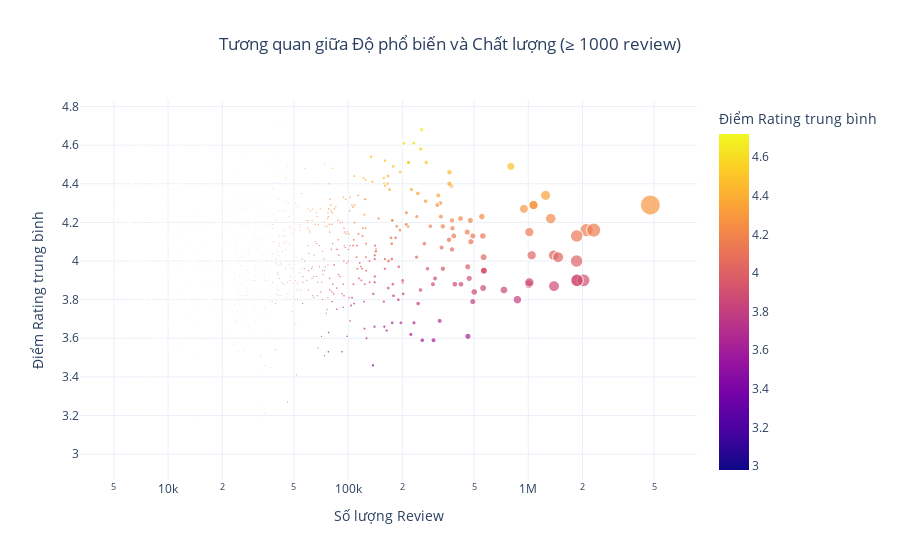

Notebook source saved alongside this figure:
### Markdown cell above
##### 9. Biểu đồ tương quan giữa Rating và Số lượng Review

### Code cell
import plotly.express as px

df_plot = df_books[df_books['review_count'] >= 5000]
fig = px.scatter(
    df_plot,
    x="review_count",
    y="avg_rating",
    size="review_count",
    color="avg_rating",
    hover_name="title",
    hover_data=["author", "genres_clean"],
    log_x=True,
    labels={
        "review_count": "Số lượng Review",
        "avg_rating": "Điểm Rating trung bình"
    },
    title="Tương quan giữa Độ phổ biến và Chất lượng (≥ 1000 review)",
    template="plotly_white"
)
fig.update_layout(
    title_x=0.5)

fig.show()
print("Biểu đồ phân tán thể hiện mối quan hệ giữa số lượng review và điểm rating trung bình của sách.")
print("Kết quả cho thấy các cuốn sách có số lượng review lớn không phải lúc nào cũng đạt rating cao, cho thấy mức độ phổ biến không hoàn toàn phản ánh chất lượng cảm nhận của người đọc.")
